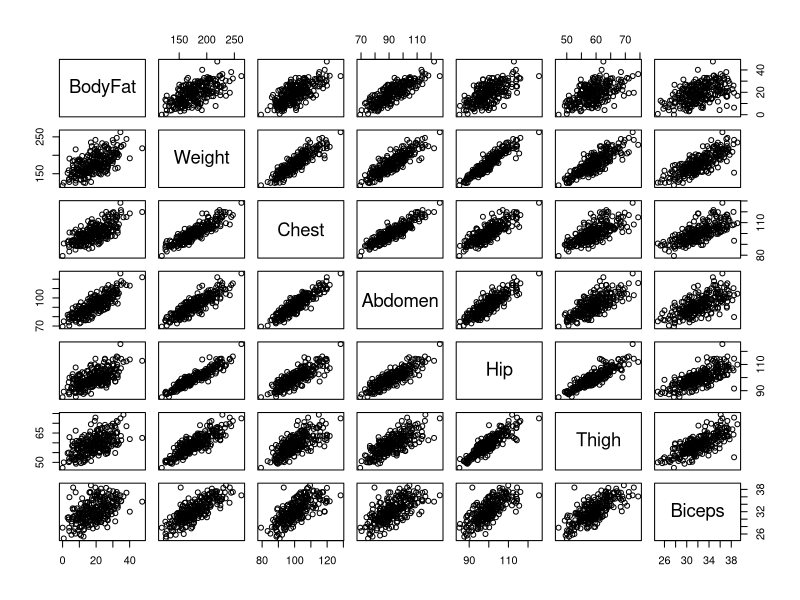
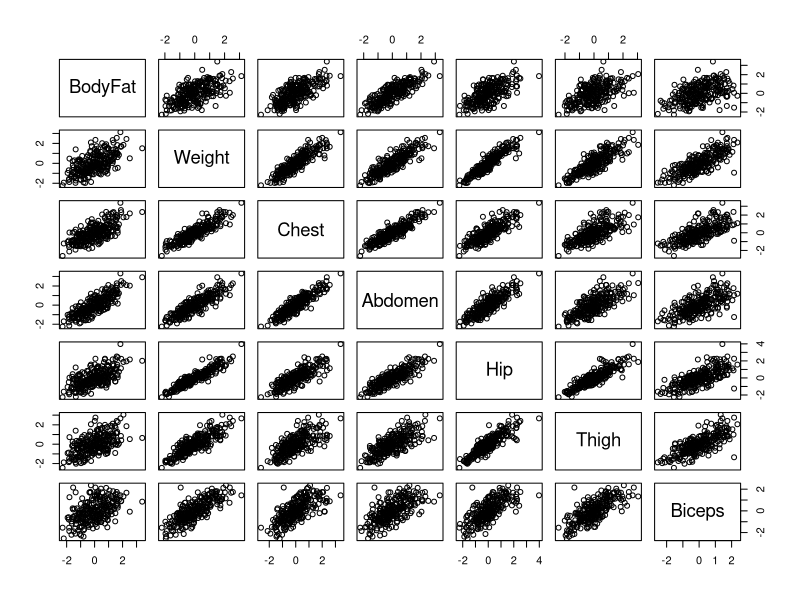

Write the R code that produced these figures, in order.
#-----------------------------------#
#--- Multiple LS Regression in R ---#
#-----------------------------------#


#When importing data, it is best to use .csv format
bodyfat <- read.csv('bodyfat-reduced.csv')

plot(bodyfat)

#calcualte the correlation matrix
myCorr = cor(bodyfat)
myCorr

# Standardize each variable (substract mean, divide by sd)
bodyfat2 = data.frame(scale(bodyfat))
plot(bodyfat2)

#calcualte the correlation matrix
myCorr2 = cor(bodyfat2)
myCorr2

#compare models with and without standardization
model1 = lm(BodyFat~Abdomen*Chest, data = bodyfat)
summary(model1)
confint(model1, level=0.95)

model2 = lm(BodyFat~Abdomen*Chest, data = bodyfat2)
summary(model2)
confint(model2, level=0.95)
